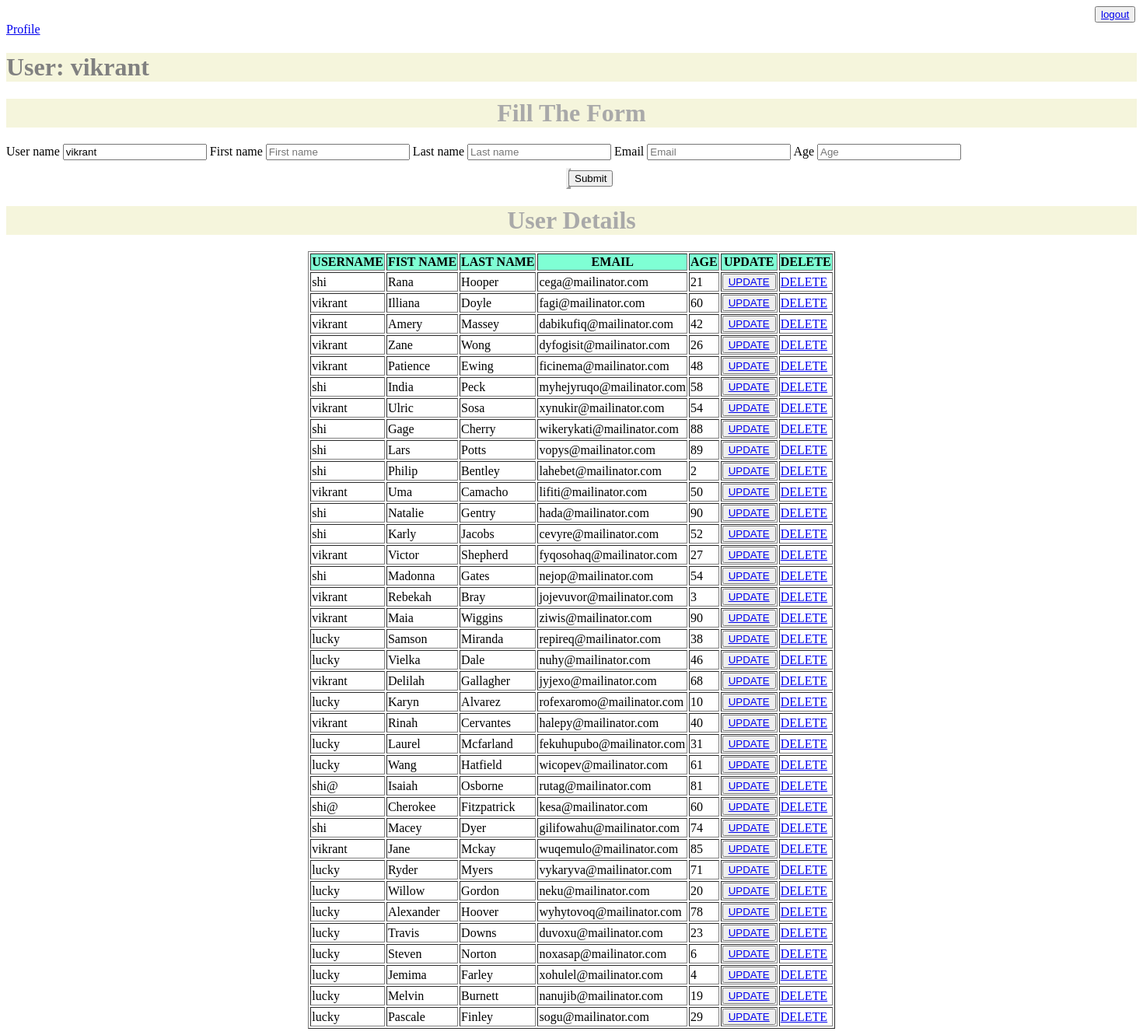
The page /create/ (signed in) on the database its author committed.
### crud/models.py (models this page shows, shortened)
class Information(models.Model):
    User_name = models.ForeignKey(User, on_delete=models.CASCADE, null=False, blank=True)
    First_name = models.CharField(max_length=100)
    Last_name = models.CharField(max_length=100)
    Email = models.EmailField()
    Age = models.IntegerField()

### crud/views.py (the view, shortened to what this page needs)
# urls.py: path('create/', views.create_view, name='create_view'),
@login_required(login_url='login')
def create_view(request):
    if User.objects.get(username=request.user.username).get_username() == 'vikrant':
        if request.method == 'POST':
            f = UserForm(request.POST)
            if f.is_valid():
                f.save()
            return HttpResponseRedirect(reverse(create_view))
        else:
            f = UserForm()
            data = Information.objects.all()
            context = {
                "form": f,
                'data': data
            }
            return render(request, 'create_view.html', context)

### crud/ModelForm.py
class UserForm(forms.ModelForm):
    class Meta:
        fields = ['User_name', 'First_name', 'Last_name', 'Email', 'Age']
        model = Information

### templates/create_view.html (shortened to what this page needs)
{% load static %}
<!DOCTYPE html>
<html lang="en">
<head>
</head>
    {% include 'common.html' %}
<a href="{% url 'user_profile' %}" >Profile</a>
<h1 id="left">User: {{ user.username }}</h1>
<h1>Fill The Form</h1>
<form method="POST" action="{% url 'create_view' %}">
    <label for="id_User_name">User name</label>
    <input type="text" value="{{ user.username }}" placeholder="username" name="User_name" id="id_User_name" readonly>
    <label for="id_First_name">First name</label>
    <input type="text" placeholder="First name" name="First_name" id="id_First_name">
    <label for="id_Last_name">Last name</label>
    <input type="text" placeholder="Last name" name="Last_name" id="id_Last_name">
    <label for="id_Email">Email</label>
    <input type="email" placeholder="Email" name="Email" id="id_Email">
    <label for="id_Age">Age</label>
    <input type="number" placeholder="Age" name="Age" id="id_Age">
    <p id="vik"><input type="submit" value="Submit"></p>
</form>
<h1>User Details</h1>
<form>
    <center>
        <table border=1>
            <thead>
            <th> USERNAME</th>
            <th> FIST NAME</th>
            <th> LAST NAME</th>
            <th> EMAIL</th>
            <th> AGE</th>
            <th>UPDATE</th>
            <th>DELETE</th>
            </thead>
            {% for i in data %}
                <tbody>
                <tr>
                    <td> {{ i.User_name }}</td>
                    <td> {{ i.First_name }}</td>
                    <td>{{ i.Last_name }}</td>
                    <td>{{ i.Email }}</td>
                    <td>{{ i.Age }}</td>
                    <td>
                        <button><a href="{% url 'update' i.id %}">UPDATE</a></button>
                    </td>
                    <td><a href="{% url 'delete' i.id %}" onclick=" return confirm('Are you sure ?');"> DELETE </a></td>
                </tr>
                </tbody>
            {% endfor %}
        </table>
    </center>
</form>
</body>
</html>

### templates/create_view.html (style rules this page uses)
h1 { text-align: center; color: darkgray; background: beige; }
#left { text-align: left; color: grey; background: beige; }
#vik { margin: 10px 740px 10px 720px; border: outset; }
thead { background: aquamarine; }

### rows shown on the page
Information: User_name "shi", First_name "Rana", Last_name "Hooper", Email "cega@mailinator.com", Age "21"
Information: User_name "vikrant", First_name "Illiana", Last_name "Doyle", Email "fagi@mailinator.com", Age "60"
Information: User_name "vikrant", First_name "Amery", Last_name "Massey", Email "dabikufiq@mailinator.com", Age "42"
Information: User_name "vikrant", First_name "Zane", Last_name "Wong", Email "dyfogisit@mailinator.com", Age "26"
Information: User_name "vikrant", First_name "Patience", Last_name "Ewing", Email "ficinema@mailinator.com", Age "48"
Information: User_name "shi", First_name "India", Last_name "Peck", Email "myhejyruqo@mailinator.com", Age "58"
Information: User_name "vikrant", First_name "Ulric", Last_name "Sosa", Email "xynukir@mailinator.com", Age "54"
Information: User_name "shi", First_name "Gage", Last_name "Cherry", Email "wikerykati@mailinator.com", Age "88"
Information: User_name "shi", First_name "Lars", Last_name "Potts", Email "vopys@mailinator.com", Age "89"
Information: User_name "shi", First_name "Philip", Last_name "Bentley", Email "lahebet@mailinator.com", Age "2"
Information: User_name "vikrant", First_name "Uma", Last_name "Camacho", Email "lifiti@mailinator.com", Age "50"
Information: User_name "shi", First_name "Natalie", Last_name "Gentry", Email "hada@mailinator.com", Age "90"
Information: User_name "shi", First_name "Karly", Last_name "Jacobs", Email "cevyre@mailinator.com", Age "52"
Information: User_name "vikrant", First_name "Victor", Last_name "Shepherd", Email "fyqosohaq@mailinator.com", Age "27"
Information: User_name "shi", First_name "Madonna", Last_name "Gates", Email "nejop@mailinator.com", Age "54"
Information: User_name "vikrant", First_name "Rebekah", Last_name "Bray", Email "jojevuvor@mailinator.com", Age "3"
Information: User_name "vikrant", First_name "Maia", Last_name "Wiggins", Email "ziwis@mailinator.com", Age "90"
Information: User_name "lucky", First_name "Samson", Last_name "Miranda", Email "repireq@mailinator.com", Age "38"
Information: User_name "lucky", First_name "Vielka", Last_name "Dale", Email "nuhy@mailinator.com", Age "46"
Information: User_name "vikrant", First_name "Delilah", Last_name "Gallagher", Email "jyjexo@mailinator.com", Age "68"
Information: User_name "lucky", First_name "Karyn", Last_name "Alvarez", Email "rofexaromo@mailinator.com", Age "10"
Information: User_name "vikrant", First_name "Rinah", Last_name "Cervantes", Email "halepy@mailinator.com", Age "40"
Information: User_name "lucky", First_name "Laurel", Last_name "Mcfarland", Email "fekuhupubo@mailinator.com", Age "31"
Information: User_name "lucky", First_name "Wang", Last_name "Hatfield", Email "wicopev@mailinator.com", Age "61"
Information: User_name "shi@", First_name "Isaiah", Last_name "Osborne", Email "rutag@mailinator.com", Age "81"
Information: User_name "shi@", First_name "Cherokee", Last_name "Fitzpatrick", Email "kesa@mailinator.com", Age "60"
Information: User_name "shi", First_name "Macey", Last_name "Dyer", Email "gilifowahu@mailinator.com", Age "74"
Information: User_name "vikrant", First_name "Jane", Last_name "Mckay", Email "wuqemulo@mailinator.com", Age "85"
Information: User_name "lucky", First_name "Ryder", Last_name "Myers", Email "vykaryva@mailinator.com", Age "71"
Information: User_name "lucky", First_name "Willow", Last_name "Gordon", Email "neku@mailinator.com", Age "20"
Information: User_name "lucky", First_name "Alexander", Last_name "Hoover", Email "wyhytovoq@mailinator.com", Age "78"
Information: User_name "lucky", First_name "Travis", Last_name "Downs", Email "duvoxu@mailinator.com", Age "23"
Information: User_name "lucky", First_name "Steven", Last_name "Norton", Email "noxasap@mailinator.com", Age "6"
Information: User_name "lucky", First_name "Jemima", Last_name "Farley", Email "xohulel@mailinator.com", Age "4"
Information: User_name "lucky", First_name "Melvin", Last_name "Burnett", Email "nanujib@mailinator.com", Age "19"
Information: User_name "lucky", First_name "Pascale", Last_name "Finley", Email "sogu@mailinator.com", Age "29"

### other values the page prints
{{ user.username }} "vikrant"
